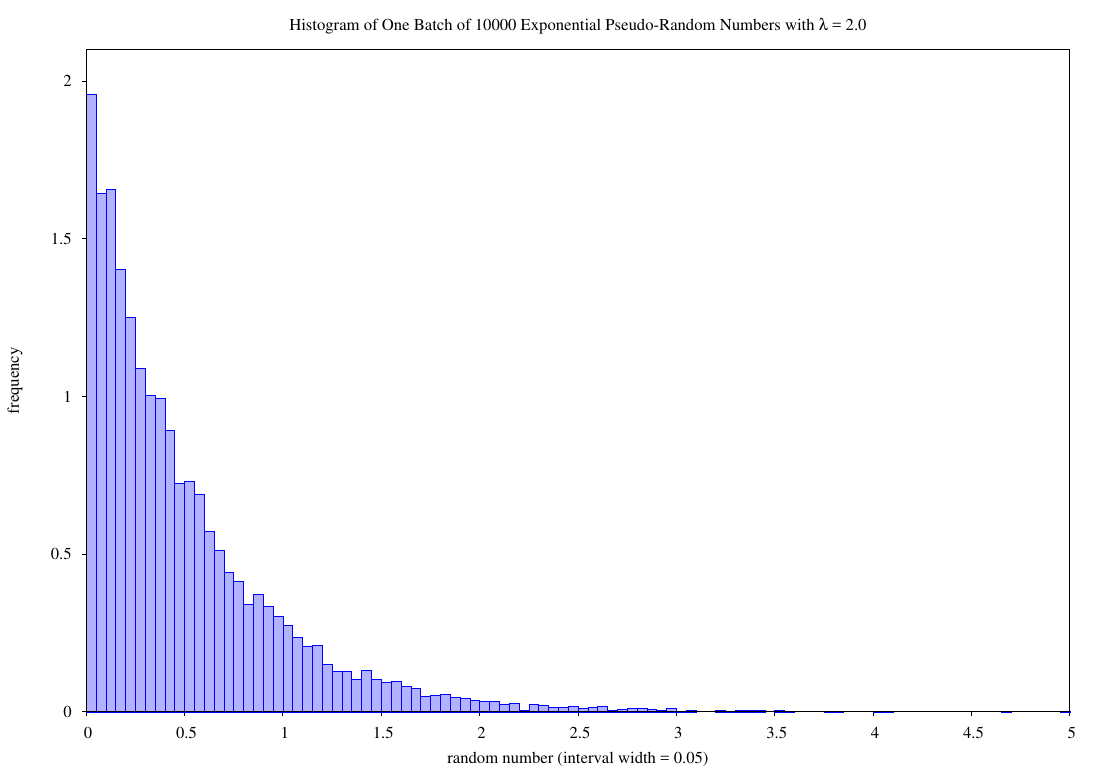

This figure's gnuplot source:
set terminal postscript eps color enhanced "Times-Roman" 24
set output "histogram.eps"
set size 2.2,2.2
set title 'Histogram of One Batch of 10000 Exponential Pseudo-Random Numbers with {/Symbol l} = 2.0'
set xrange [0:5]
set xlabel "random number (interval width = 0.05)"
set ylabel "frequency" 
set yrange [0:2.1]
set style fill solid 0.3
set xtics 0,0.5,5
set tics out nomirror
plot 'cmake-build-debug/histogram_coords' u 1:2 smooth freq w boxes lc rgb"blue" notitle
